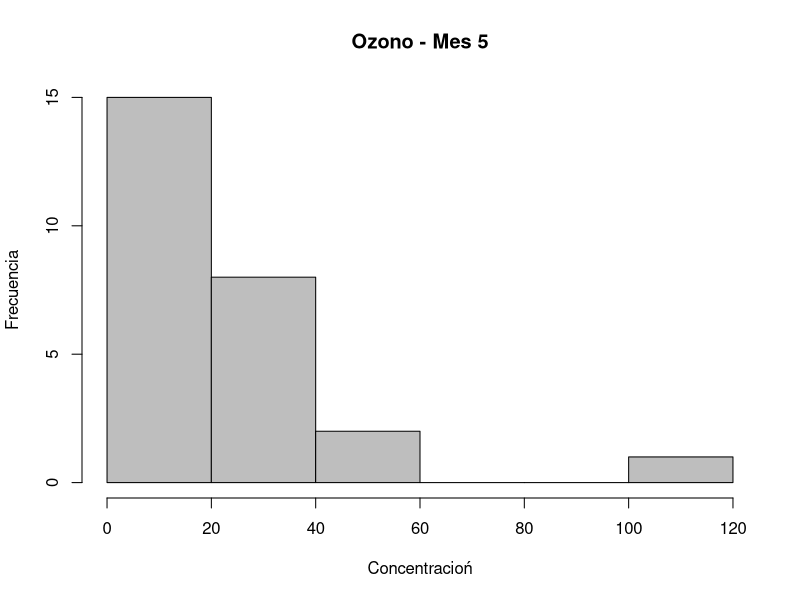

Generate this figure with R: (Note: this script raises an error after producing the figure.)
## ---- chunk 1

head(airquality)
tail(airquality)
dim(airquality)

table(airquality$Month)
class(airquality$Month)

airquality$Month <- factor(airquality$Month)
## ---- chunk 2

filtered_data <- airquality[(airquality$Month == 5) | (airquality$Month == 7) | (airquality$Month == 9), ]

ozone_by_month <- split(filtered_data$Ozone, filtered_data$Month)

invisible(lapply(names(ozone_by_month), function(month) {
  hist(ozone_by_month[[month]], 
       main = paste("Ozono - Mes", month),
       xlab = "Concentracioń", ylab = "Frecuencia",
       col = "gray", breaks=7)
}))




